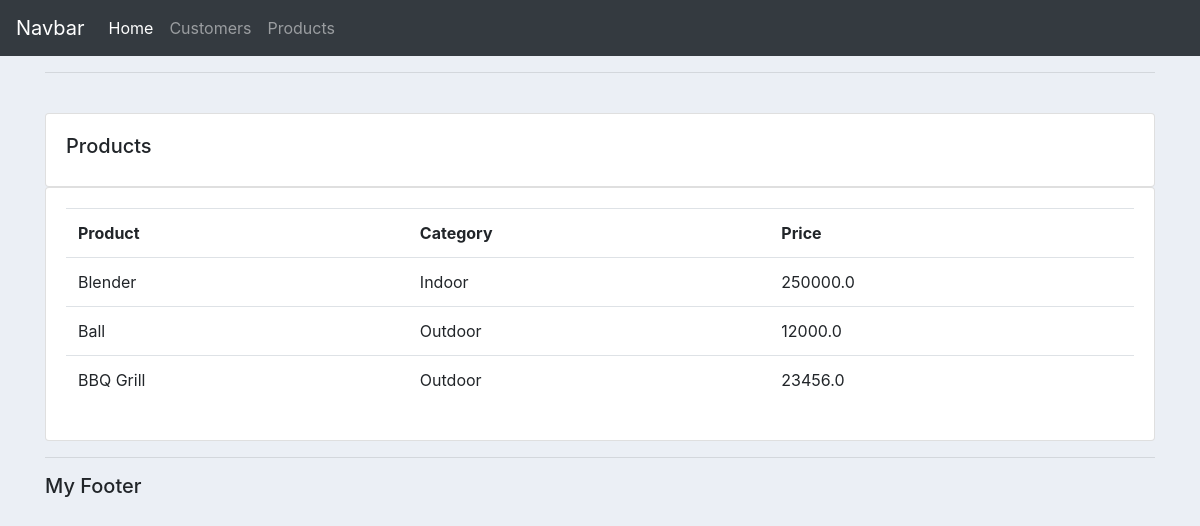
Page /products on the committed database.
### accounts/models.py (models this page shows, shortened)
class Product(models.Model):
	CATERGORY = (
			('Indoor', 'Indoor'),
			('Outdoor', 'Outdoor')
		)
	name = models.CharField(max_length=200, null=True)
	price = models.FloatField(null=True)
	category = models.CharField(max_length=200, null=True, choices=CATERGORY)
	description = models.TextField(null=True, blank=True)
	date_created = models.DateTimeField(auto_now_add=True, null=True)
	tag = models.ManyToManyField(Tag, null=True)

### accounts/views.py (the view)
# urls.py: path("products",views.products),
def products(request):
	products = Product.objects.all()
	context = {'products': products}
	return render(request, 'accounts/products.html', context)

### accounts/templates/accounts/products.html
{% extends "accounts/base.html" %}
{% block body_block %}
<br>
<div class="row">
	<div class="col-md">
		<div class="card card-body">
			<h5>Products</h5>
		</div>
		<div class="card card-body">
			<table class="table">
				<tr>
					<th>Product</th>
					<th>Category</th>
					<th>Price</th>
				</tr>
				{% for product in products %}
						<tr>
							<td>{{ product.name }}</td>
							<td>{{ product.category }}</td>
							<td>{{ product.price }}</td>
						</tr>
				{% endfor %}
			</table>
		</div>
	</div>
</div>
{% endblock %}

### static/css/main.css (style rules this page uses)
body { background-color: #ebeff5; }

### rows in the picture
Product: name "Blender", category "Indoor", price "250000.0"
Product: name "Ball", category "Outdoor", price "12000.0"
Product: name "BBQ Grill", category "Outdoor", price "23456.0"
